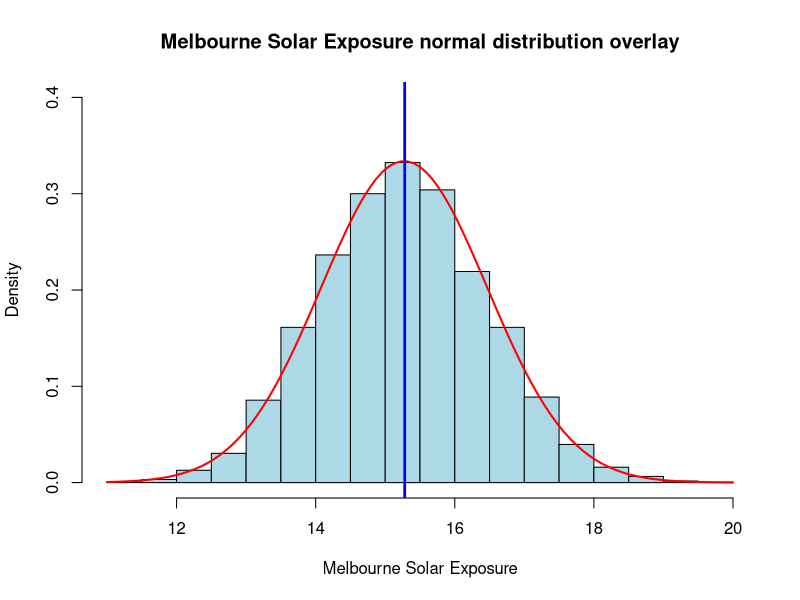
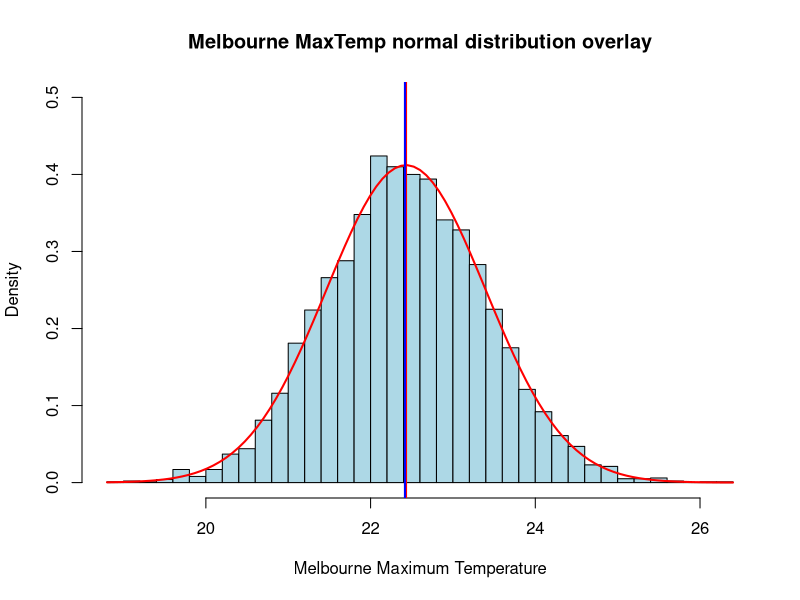
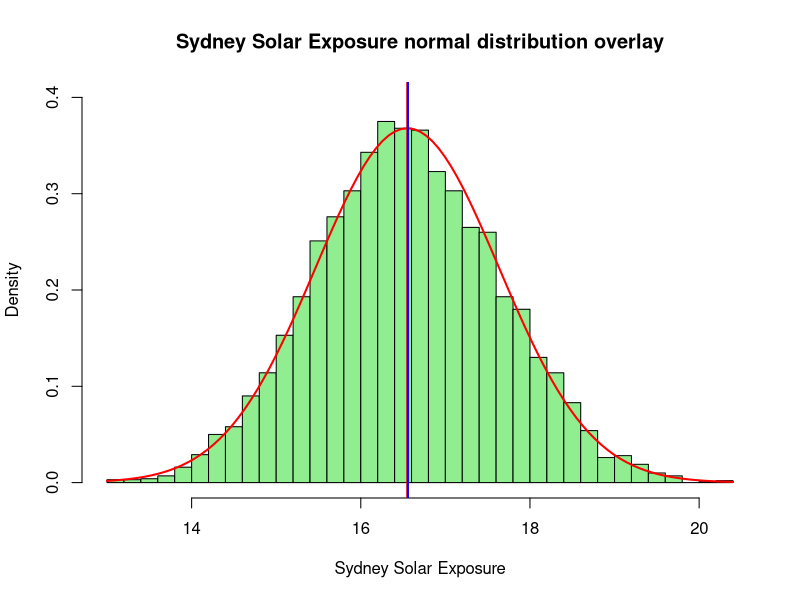
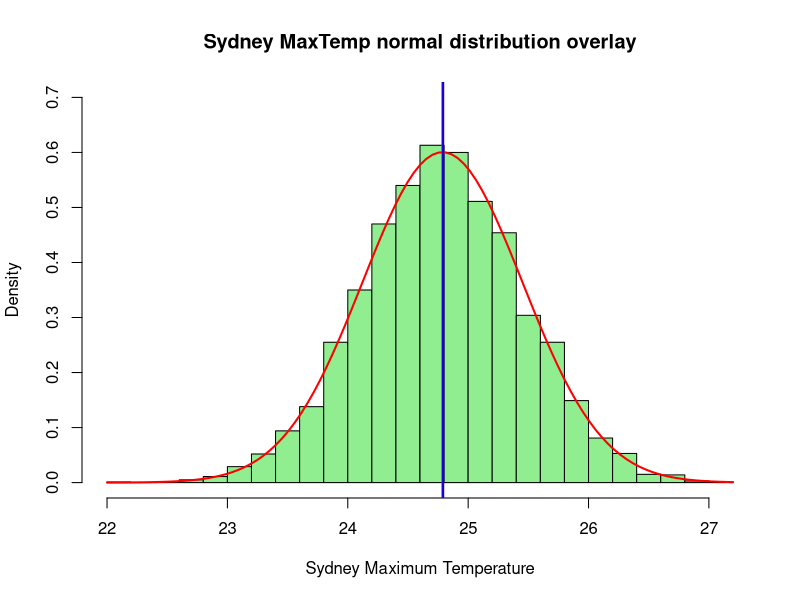

Recreate these plots in R, in order.
## ---- chunk 1
# This is a chunk where you can load the necessary packages required to reproduce the report
library(dplyr)
library(readr)
library(ggplot2)
## ---- chunk 2
# Load climate data CSV files for Melbourne and Sydney
melb <- read_csv('Climate Data Melbourne-1.csv')
syd <- read_csv('Climate Data Sydney-1.csv')

# Keep only the relevant columns: Date (1st), Solar Exposure (2nd), MaxTemp (4th)
melb <- cbind(melb[1:2], melb[4]) 
syd <- cbind(syd[1:2], syd[4])

# Add a column to indicate the city for each dataset
melb <- mutate(melb, City = "Melbourne")
syd <- mutate(syd, City = "Sydney")

# Rename columns for consistency and clarity
names(melb) <- c("Date", "SolarExposure", "MaxTemp", "City")
names(syd)  <- c("Date", "SolarExposure", "MaxTemp", "City")

# Reorder columns so 'City' comes first
melb <- melb[, c("City", "Date", "SolarExposure", "MaxTemp")]
syd  <- syd[, c("City", "Date", "SolarExposure", "MaxTemp")]

# Combine both datasets into one unified dataframe
climate <- rbind(syd, melb)

# Sort the data by city name for better organization
climate <- climate %>% arrange(City)

# Display the resulting combined dataset
climate

## ---- chunk 3
# Summary of the variables solar exposure in Melbourne both cities, and arrange based on city.
climate %>% group_by(City) %>% summarise(min = min(SolarExposure),
                   first_quantile = quantile(SolarExposure, 0.25),
                   Median = median(SolarExposure),
                   Mean = mean(SolarExposure),
                   third_quantile = quantile(SolarExposure,0.75),
                   max = max(SolarExposure), 
                   stand_dev = sd(SolarExposure), 
                   n = n(),
                   missing = sum(is.na(SolarExposure))) 

# Summary of the variables max Temperature in both cities, and arrange based on city.
climate %>% group_by(City) %>% summarise(min = min(MaxTemp),
                   first_quantile = quantile(MaxTemp, 0.25),
                   Median = median(MaxTemp),
                   Mean = mean(MaxTemp),
                   third_quantile = quantile(MaxTemp,0.75),
                   max = max(MaxTemp), 
                   stand_dev = sd(MaxTemp), 
                   n = n(),
                   missing = sum(is.na(MaxTemp)))

## ---- chunk 4
# Created two dataframe according to the cities
melb <- climate %>% filter(City=='Melbourne')
syd <- climate %>% filter(City=='Sydney')

# Function: calculate sampling distribution of user define sample size and data variable from the dataframes
samplemeansN <- function(x,N){
  sample_meansN <- rep(NA,5000)
  for(i in 1:5000){
  samp <- sample(x, N)
  sample_meansN[i] <- mean(samp)}
  return(sample_meansN)
}

# Using the above funtion sampling distribution of solar exposure and maximum temperature in both cities is calculated and stored in four differenct variables
MelbSolar <- samplemeansN(melb$SolarExposure, 30)
MelbTemp <- samplemeansN(melb$MaxTemp, 30)

SydbSolar <- samplemeansN(syd$SolarExposure, 30)
SydTemp <- samplemeansN(syd$MaxTemp, 30)

# Plotted the histogram for Melbourne solar exposure along with the normal distribution curve and overlay them. Create abline to identify the means of different calculation methods

hist(MelbSolar, breaks = 30, prob = TRUE, col = "lightblue", main = "Melbourne Solar Exposure normal distribution overlay",ylim = c(0, 0.4), xlab = "Melbourne Solar Exposure")
curve(dnorm(x, mean(MelbSolar), sd(MelbSolar)), add = TRUE, col = "red", lwd = 2)
abline(v=mean(MelbSolar),col='red',lw=2) 
abline(v=mean(melb$SolarExposure),col='blue',lw=2)

# Plotted the histogram for Melbourne maximum temperature along with the normal distribution curve and overlay them. Create abline to identify the means of different calculation methods

hist(MelbTemp, breaks = 30, prob = TRUE, col = "lightblue", main = "Melbourne MaxTemp normal distribution overlay", ylim = c(0, 0.5), xlab = "Melbourne Maximum Temperature")
curve(dnorm(x, mean(MelbTemp), sd(MelbTemp)), add = TRUE, col = "red", lwd = 2)
abline(v=mean(MelbTemp),col='red',lw=2) 
abline(v=mean(melb$MaxTemp),col='blue',lw=2)

# Plotted the histogram for Sydney solar exposure along with the normal distribution curve and overlay them. Create abline to identify the means of different calculation methods

hist(SydbSolar, breaks = 30, prob = TRUE, col = "lightgreen", main = "Sydney Solar Exposure normal distribution overlay",ylim = c(0, 0.4), xlab = "Sydney Solar Exposure")
curve(dnorm(x, mean(SydbSolar), sd(SydbSolar)), add = TRUE, col = "red", lwd = 2)
abline(v=mean(SydbSolar),col='red',lw=2) 
abline(v=mean(syd$SolarExposure),col='blue',lw=2)

# Plotted the histogram for Sydney Maximum Temperature along with the normal distribution curve and overlay them. Create abline to identify the means of different calculation methods

hist(SydTemp, breaks = 30, prob = TRUE, col = "lightgreen", main = "Sydney MaxTemp normal distribution overlay", ylim = c(0, 0.7), xlab = "Sydney Maximum Temperature")
curve(dnorm(x, mean(SydTemp), sd(SydTemp)), add = TRUE, col = "red", lwd = 2)
abline(v=mean(SydTemp),col='red',lw=2) 
abline(v=mean(syd$MaxTemp),col='blue',lw=2)


